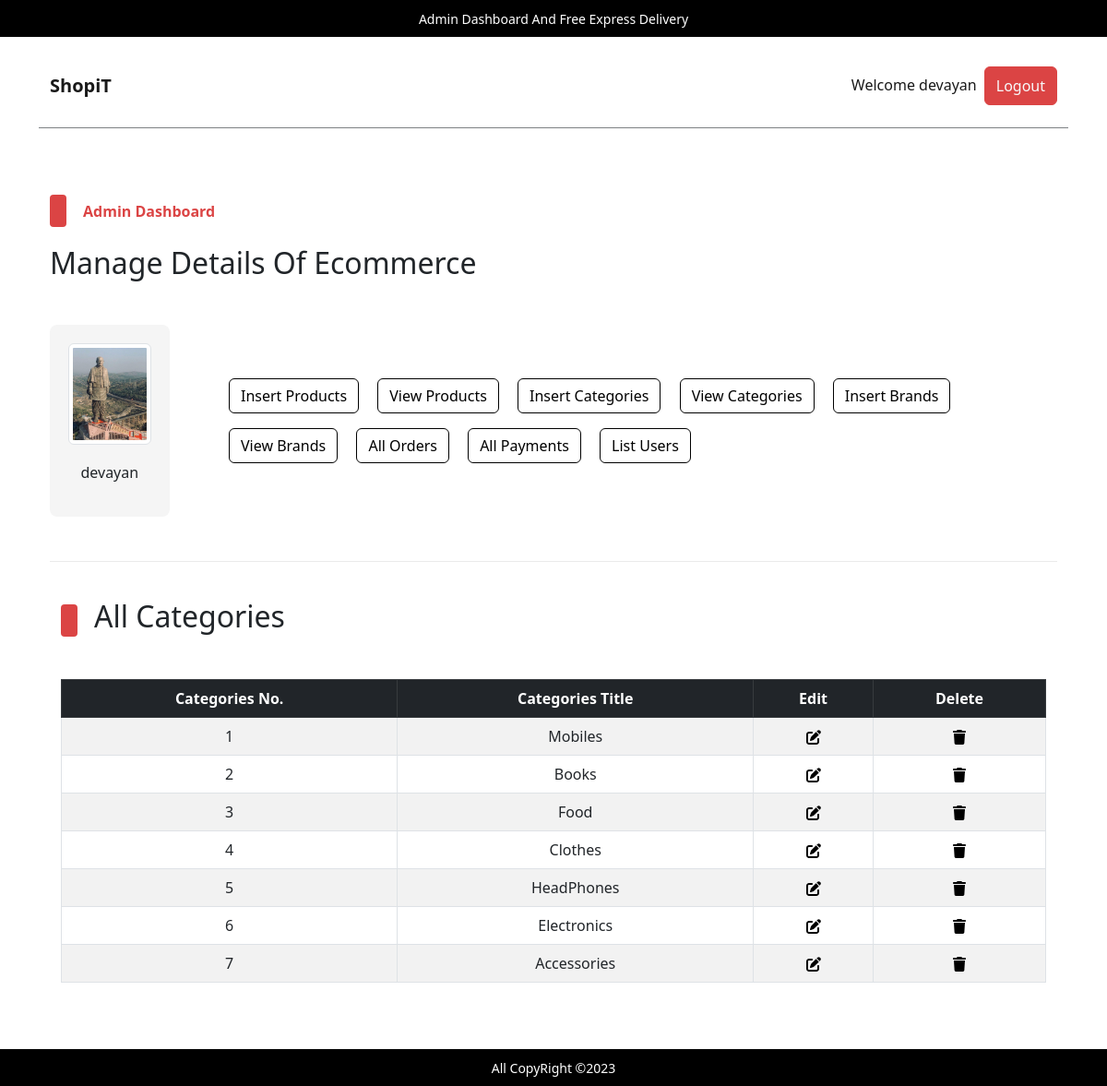
Page /admin/index.php?view_categories (signed in) on the committed database.
### tables this page shows
CREATE TABLE `admin_table` (
  `admin_id` int(11) NOT NULL,
  `admin_name` varchar(100) NOT NULL,
  `admin_email` varchar(200) NOT NULL,
  `admin_image` varchar(255) NOT NULL,
  `admin_password` varchar(255) NOT NULL
);

CREATE TABLE `categories` (
  `category_id` int(11) NOT NULL,
  `category_title` varchar(100) NOT NULL
);

### admin/view_categories.php (the view, shortened to what this page needs)
<!DOCTYPE html>
<html lang="en">
<head>
</head>
<body>
    <div class="container">
        <div class="categ-header">
            <div class="sub-title">
                <span class="shape"></span>
                <h2>All Categories</h2>
            </div>
        </div>
        <div class="table-data">
            <table class="table table-bordered table-hover table-striped text-center">
                <thead class="table-dark">
                    <tr>
                        <th>Categories No.</th>
                        <th>Categories Title</th>
                        <th>Edit</th>
                        <th>Delete</th>
                    </tr>
                </thead>
                <tbody>
                    <?php
                        $get_category_query = "SELECT * FROM `categories`";
                        $get_category_result = mysqli_query($con,$get_category_query);
                        $id_number = 1;
                        while($row_fetch_categories = mysqli_fetch_array($get_category_result)){
                            $category_id = $row_fetch_categories['category_id'];
                            $category_title = $row_fetch_categories['category_title'];
                            echo "
                            <tr>
                            <td>$id_number</td>
                            <td>$category_title</td>
                            <td>
                                <a href='index.php?edit_category=$category_id'>
                                </a>
                            </td>
                            <td>
                                <a href='index.php?delete_category=$category_id' data-bs-toggle='modal' data-bs-target='#deleteModal_$category_id'>
                                </a>
                                <div class='modal fade' id='deleteModal_$category_id' tabindex='-1' aria-labelledby='deleteModal_$category_id.Label' aria-hidden='true'>
                                                            <a class='text-light' href='index.php?delete_brand=$category_id'>
                                                                Delete $category_title
                                                            </a>
                                </div>
                            </td>
                        </tr>
                            ";
                            $id_number++;
                        }
                    ?>
                </tbody>
            </table>
        </div>
    </div>
</body>
</html>

### admin/index.php (shortened to what this page needs)
<?php
    include('../includes/connect.php');
    if(isset($_SESSION['admin_username'])){
        $admin_name = $_SESSION['admin_username'];
        $get_admin_data = "SELECT * FROM `admin_table` WHERE admin_name = '$admin_name'";
        $get_admin_result = mysqli_query($con,$get_admin_data);
        $row_fetch_admin_data = mysqli_fetch_array($get_admin_result);
        $admin_name = $row_fetch_admin_data['admin_name'];
        $admin_image = $row_fetch_admin_data['admin_image'];
    }else{
        echo "<script>window.open('./admin_login.php','_self');</script>";
    }
?>
<!DOCTYPE html>
<html lang="en">
<head>
    <link rel="stylesheet" href="../assets/css/bootstrap.css" />
    <link rel="stylesheet" href="../assets/css/main.css" />
</head>
<body>
    <div class="container my-5 pb-5">
    <div class="upper-nav primary-bg p-2 px-3 text-center text-break fixed-top">
        <span>Admin Dashboard And Free Express Delivery</span>
    </div>
    <nav class="navbar navbar-expand-lg navbar-light bg-light my-5">
        <div class="container py-3">
            <a class="navbar-brand fw-bold" href="#">ShopiT</a>
            <div class="collapse navbar-collapse" id="navbarSupportedContentad">
                <ul class="navbar-nav ms-auto mb-2 mb-lg-0">
                    <li class="nav-item">
                        <a class="nav-link active" aria-current="page" href="#">Welcome <?php echo $admin_name;?></a>
                    </li>
                    <li class="nav-item">
                    <button class="btn btn-primary p-0 px-1">
                            <a href="./admin_logout.php" class="nav-link text-light">Logout</a>
                        </button>
                    </li>
                </ul>
            </div>
        </div>
    </nav>
    <div class="control my-5">
        <div class="container pt-4 pb-0">
            <div class="categ-header">
                <div class="sub-title">
                    <span class="shape"></span>
                    <span class="title">Admin Dashboard</span>
                </div>
                <h2>Manage Details Of Ecommerce</h2>
            </div>
            <div class="row align-items-center mb-5">
                <div class="col-md-2">
                    <div class="admin-image">
                        <a href="./index.php"><img src="./admin_images/<?php echo $admin_image;?>" class="img-thumbnail" alt="Admin Photo"></a>
                        <p><?php echo $admin_name;?></p>
                    </div>
                </div>
                <div class="col-md-10 ">
                    <div class="buttons">
                        <button class="btn btn-outline-primary m-2">
                            <a href="./insert_product.php" class="nav-link">Insert Products</a>
                        </button>
                        <button class="btn btn-outline-primary m-2">
                            <a href="index.php?view_products" class="nav-link">View Products</a>
                        </button>
                        <button class="btn btn-outline-primary m-2">
                            <a href="index.php?insert_category" class="nav-link">Insert Categories</a>
                        </button>
                        <button class="btn btn-outline-primary m-2">
                            <a href="index.php?view_categories" class="nav-link">View Categories</a>
                        </button>
                        <button class="btn btn-outline-primary m-2">
                            <a href="index.php?insert_brand" class="nav-link">Insert Brands</a>
                        </button>
                        <button class="btn btn-outline-primary m-2">
                            <a href="index.php?view_brands" class="nav-link">View Brands</a>
                        </button>
                        <button class="btn btn-outline-primary m-2">
                            <a href="index.php?list_orders" class="nav-link">All Orders</a>
                        </button>
                        <button class="btn btn-outline-primary m-2">
                            <a href="index.php?list_payments" class="nav-link">All Payments</a>
                        </button>
                        <button class="btn btn-outline-primary m-2">
                            <a href="index.php?list_users" class="nav-link">List Users</a>
                        </button>
                    </div>
                </div>
            </div>
        </div>
    </div>
    <div class="container">
        <div class="divider"></div>
    </div>
    <div class="change-page">
        <div class="container">
            <?php
            if(isset($_GET['view_categories'])){
                include('./view_categories.php');
            }
            ?>
        </div>
    </div>
    <div class="upper-nav primary-bg p-2 px-3 text-center text-break fixed-bottom">
        <span>All CopyRight &copy;2023</span>
    </div>
</div>
</body>
</html>

### assets/css/main.css (style rules this page uses)
* { -webkit-box-sizing: border-box; -moz-box-sizing: border-box; box-sizing: border-box; margin: 0; padding: 0; }
html { scroll-behavior: smooth; }
a { text-decoration: none; color: #000000; cursor: pointer; }
button, input[type="submit"] { cursor: pointer; }
ul { list-style: none; }
.primary-bg { background-color: #000; }
.divider { background-color: #eaeaea; height: 1.5px; width: 100%; margin-top: 30px; margin-bottom: 40px; }
.container .categ-header { display: flex; flex-direction: column; gap: 20px; margin-bottom: 40px; }
.container .categ-header .sub-title { display: flex; flex-direction: row; gap: 18px; align-items: center; }
.container .categ-header .sub-title span:nth-of-type(1) { width: 18px; height: 35px; background-color: #DB4444; border-radius: 4px; -webkit-border-radius: 4px; -moz-border-radius: 4px; -ms-border-radius: 4px; -o-border-radius: 4px; }
.shape { display: inline-block; width: 18px; height: 35px; background-color: #DB4444; border-radius: 4px; -webkit-border-radius: 4px; -moz-border-radius: 4px; -ms-border-radius: 4px; -o-border-radius: 4px; }
.container .categ-header .sub-title span:nth-of-type(2) { color: #DB4444; font-weight: bold; }
.upper-nav span { color: #ffffff; font-size: 14px; }
.bg-light { background-color: #ffffff !important; border-bottom: 1px solid #7D8184; }
.control .container .row .admin-image { width: 80%; background-color: #F5F5F5; padding: 20px; display: flex; flex-direction: column; gap:18px; align-items: center; border-radius: 8px; -webkit-border-radius: 8px; -moz-border-radius: 8px; -ms-border-radius: 8px; -o-border-radius: 8px; }
.control .container .row .admin-image img { width: 100%; }
.control .container .row .buttons a.nav-link { transition: 0s; -webkit-transition: 0s; -moz-transition: 0s; -ms-transition: 0s; -o-transition: 0s; }
td { vertical-align: middle; }

### rows in the picture
admin_table: admin_name "devayan", admin_image (picture)
categories: category_title "Mobiles"
categories: category_title "Books"
categories: category_title "Food"
categories: category_title "Clothes"
categories: category_title "HeadPhones"
categories: category_title "Electronics"
categories: category_title "Accessories"
